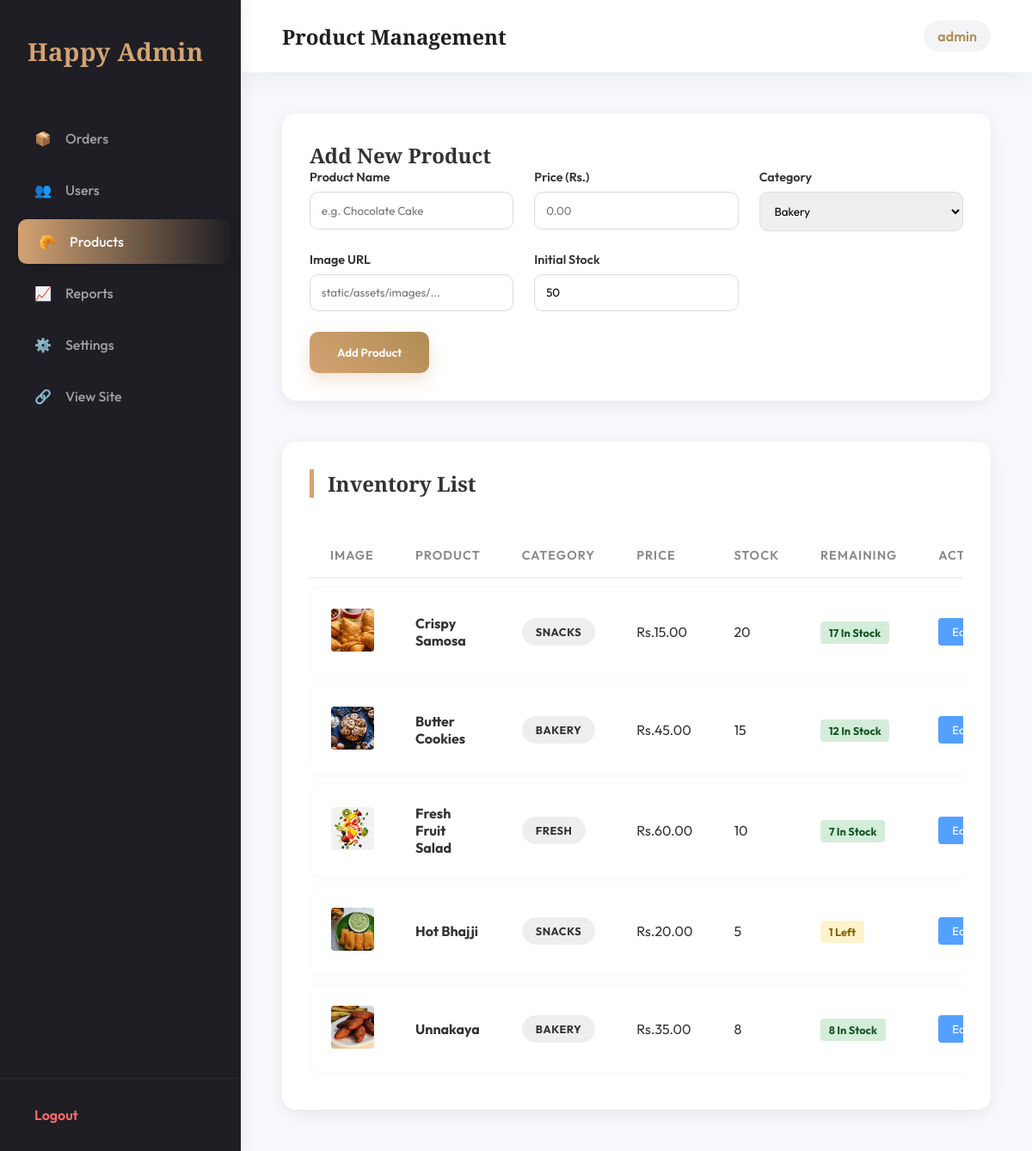
Screenshot of /admin/products (signed in) with the database file from the repository.
### app.py (models this page shows)
class Product(db.Model):
    id = db.Column(db.Integer, primary_key=True)
    name = db.Column(db.String(100), nullable=False)
    price = db.Column(db.Float, nullable=False)
    category = db.Column(db.String(50), nullable=False) # bakery, snacks, fresh
    image_url = db.Column(db.String(255), nullable=True)
    initial_stock = db.Column(db.Integer, default=50)
    remaining_stock = db.Column(db.Integer, default=50)

### app.py (the view, shortened to what this page needs)
@app.route('/admin/products', methods=['GET', 'POST'])
def admin_products():
    if not session.get('admin_logged_in'):
        return redirect(url_for('admin_login'))
    all_products = Product.query.all()
    print(f"DEBUG: Found {len(all_products)} products to render")
    return render_template('admin_products.html', products=all_products, username=session.get('admin_username', 'admin'))

### app.py (called while the page is built)
@app.context_processor
def inject_settings():
    settings = StoreSettings.query.first()
    if not settings:
        settings = StoreSettings()
        db.session.add(settings)
        db.session.commit()
    return dict(store_settings=settings)

### templates/admin_products.html (shortened to what this page needs)
<!DOCTYPE html>
<html lang="en">
<head>
    <link rel="stylesheet" href="/static/admin.css">
</head>
<body>
    <div class="admin-layout">
        <aside class="sidebar">
            <div class="sidebar-brand">
                <h2>Happy Admin</h2>
            </div>
            <nav class="sidebar-nav">
                <a href="/admin">📦 <span>Orders</span></a>
                <a href="/admin/users">👥 <span>Users</span></a>
                <a href="/admin/products" class="active">🥐 <span>Products</span></a>
                <a href="/admin/reports">📈 <span>Reports</span></a>
                <a href="/admin/settings">⚙️ <span>Settings</span></a>
                <a href="/" target="_blank">🔗 <span>View Site</span></a>
            </nav>
            <div class="sidebar-footer">
                <a href="/admin/logout">Logout</a>
            </div>
        </aside>
        <main class="main-content">
            <header class="top-bar">
                <h1>Product Management</h1>
                <div class="user-info">
                    <span>{{ username }}</span>
                </div>
            </header>
            <div class="dashboard-content">
                <div class="product-form-container">
                    <h2>Add New Product</h2>
                    <form method="POST">
                        <div class="form-grid">
                            <div class="form-group">
                                <label>Product Name</label>
                                <input type="text" name="name" required placeholder="e.g. Chocolate Cake">
                            </div>
                            <div class="form-group">
                                <label>Price (Rs.)</label>
                                <input type="number" step="0.01" name="price" required placeholder="0.00">
                            </div>
                            <div class="form-group">
                                <label>Category</label>
                                <select name="category">
                                    <option value="bakery">Bakery</option>
                                </select>
                            </div>
                            <div class="form-group">
                                <label>Image URL</label>
                                <input type="text" name="image_url" placeholder="static/assets/images/...">
                            </div>
                            <div class="form-group">
                                <label>Initial Stock</label>
                                <input type="number" name="stock" required value="50">
                            </div>
                        </div>
                        <button type="submit" class="btn-primary">Add Product</button>
                    </form>
                </div>
                <div class="orders-section">
                    <h2>Inventory List</h2>
                    <div class="table-container">
                        <table>
                            <thead>
                                <tr>
                                    <th>Image</th>
                                    <th>Product</th>
                                    <th>Category</th>
                                    <th>Price</th>
                                    <th>Stock</th>
                                    <th>Remaining</th>
                                    <th>Action</th>
                                </tr>
                            </thead>
                            <tbody>
                                {% for product in products %}
                                <tr>
                                    <td>
                                        <img src="/{{ product.image_url }}" alt="" class="product-thumbnail">
                                    </td>
                                    <td><strong>{{ product.name }}</strong></td>
                                    <td><span class="status-badge" style="background:#eee; color:#333">{{
                                            product.category }}</span></td>
                                    <td>Rs.{{ "%.2f"|format(product.price) }}</td>
                                    <td>{{ product.initial_stock }}</td>
                                    <td>
                                        {% if product.remaining_stock == 0 %}
                                        <span class="stock-badge stock-out">Out of Stock</span>
                                        {% elif product.remaining_stock < 5 %} <span class="stock-badge stock-low">{{
                                            product.remaining_stock }} Left</span>
                                            {% else %}
                                            <span class="stock-badge stock-good">{{ product.remaining_stock }} In
                                                Stock</span>
                                            {% endif %}
                                    </td>
                                    <td>
                                        <div style="display:flex; gap:5px;">
                                            <button class="btn-edit"
                                                onclick="openEditModal('{{ product.id }}', '{{ product.name }}', '{{ product.price }}', '{{ product.category }}', '{{ product.remaining_stock }}')">
                                                Edit
                                            </button>
                                        </div>
                                    </td>
                                </tr>
                                {% endfor %}
                            </tbody>
                        </table>
                    </div>
                </div>
            </div>
        </main>
    </div>
</body>
</html>

### templates/admin_products.html (style rules this page uses)
.product-form-container { background: white; padding: 2rem; border-radius: var(--radius-lg); box-shadow: var(--shadow-card); margin-bottom: 3rem; animation: fadeIn 0.5s ease; }
.form-grid { display: grid; grid-template-columns: repeat(auto-fit, minmax(200px, 1fr)); gap: 1.5rem; margin-bottom: 1.5rem; }
.form-group label { display: block; margin-bottom: 0.5rem; font-weight: 600; font-size: 0.9rem; }
.form-group input, .form-group select { width: 100%; padding: 0.8rem; border: 1px solid #ddd; border-radius: var(--radius-md); outline: none; }
.stock-badge { padding: 0.3rem 0.6rem; border-radius: 4px; font-size: 0.8rem; font-weight: bold; }
.stock-low { background: #fff3cd; color: #856404; }
.stock-good { background: #d4edda; color: #155724; }
.btn-edit { background: #54a0ff; color: white; border: none; padding: 0.5rem 1rem; border-radius: 4px; cursor: pointer; }
.product-thumbnail { width: 50px; height: 50px; object-fit: cover; border-radius: 4px; }

### rows the page displays
Product: image_url (picture), name "Crispy Samosa", category "SNACKS", price "15.00", initial_stock "20", remaining_stock "17"
Product: image_url (picture), name "Butter Cookies", category "BAKERY", price "45.00", initial_stock "15", remaining_stock "12"
Product: image_url (picture), name "Fresh Fruit Salad", category "FRESH", price "60.00", initial_stock "10", remaining_stock "7"
Product: image_url (picture), name "Hot Bhajji", category "SNACKS", price "20.00", initial_stock "5", remaining_stock "1"
Product: image_url (picture), name "Unnakaya", category "BAKERY", price "35.00", initial_stock "8", remaining_stock "8"

### other values shown
{{ username }} "admin"
